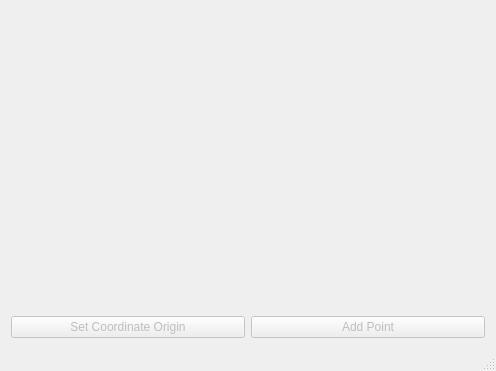
<?xml version="1.0" encoding="UTF-8"?>
<ui version="4.0">
 <class>MainWindow</class>
 <widget class="QMainWindow" name="MainWindow">
  <property name="geometry">
   <rect>
    <x>0</x>
    <y>0</y>
    <width>496</width>
    <height>371</height>
   </rect>
  </property>
  <property name="windowTitle">
   <string>MainWindow</string>
  </property>
  <widget class="QWidget" name="centralWidget">
   <layout class="QVBoxLayout" name="verticalLayout_2">
    <item>
     <layout class="QVBoxLayout" name="verticalLayout">
      <item>
       <widget class="QLabel" name="labelImage">
        <property name="sizePolicy">
         <sizepolicy hsizetype="Expanding" vsizetype="Expanding">
          <horstretch>0</horstretch>
          <verstretch>0</verstretch>
         </sizepolicy>
        </property>
        <property name="text">
         <string/>
        </property>
        <property name="scaledContents">
         <bool>true</bool>
        </property>
       </widget>
      </item>
      <item>
       <layout class="QHBoxLayout" name="horizontalLayout">
        <item>
         <widget class="QPushButton" name="pushButtonSetOrigin">
          <property name="enabled">
           <bool>false</bool>
          </property>
          <property name="text">
           <string>Set Coordinate Origin</string>
          </property>
         </widget>
        </item>
        <item>
         <widget class="QPushButton" name="pushButtonAddPoint">
          <property name="enabled">
           <bool>false</bool>
          </property>
          <property name="text">
           <string>Add Point</string>
          </property>
         </widget>
        </item>
       </layout>
      </item>
     </layout>
    </item>
   </layout>
  </widget>
  <widget class="QStatusBar" name="statusBar"/>
 </widget>
 <layoutdefault spacing="6" margin="11"/>
 <resources/>
 <connections/>
</ui>
